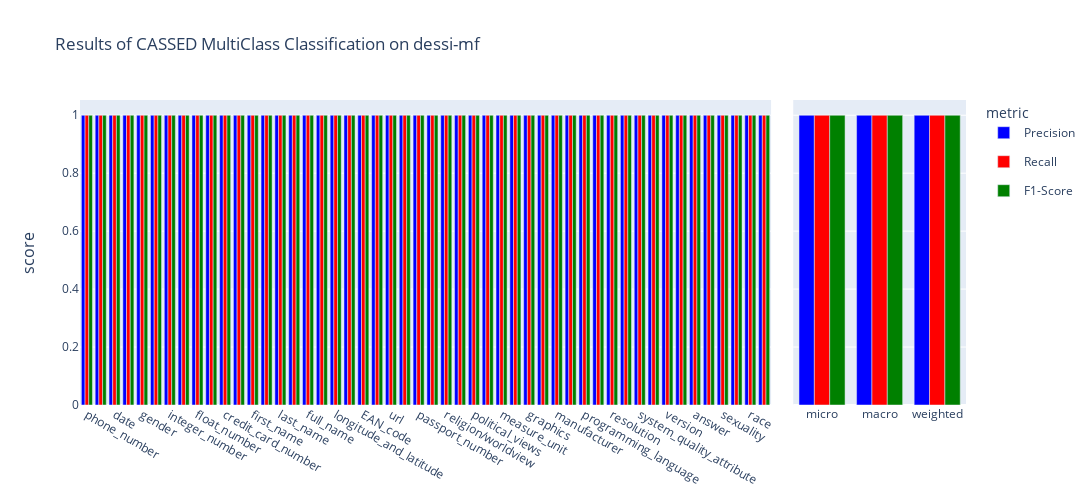

Here is the notebook cell this chart was saved with:
### Code cell
fig = make_subplots(rows=1, cols=2, column_widths=[0.8, 0.2], shared_yaxes=True, y_title="score", horizontal_spacing=0.025, vertical_spacing=0.3)

colors = ["blue",  "red", "green"]

for e, c in enumerate(["Precision", "Recall", "F1-Score"]):
    fig.add_trace(go.Bar(x=results_all_data["Label"].iloc[:-4], y=results_all_data[c].iloc[:-4], legendgroup=c, showlegend=True, 
                        marker_color = colors[e], name=c), row=1, col=1)
    fig.add_trace(go.Bar(x=results_all_data["Label"].iloc[-4:-1], y=results_all_data[c].iloc[-4:-1], legendgroup=c, showlegend=False, 
                        marker_color = colors[e], name=c), row=1, col=2)
fig.update_layout(title="Results of CASSED MultiClass Classification on dessi-mf", barmode='group', width=1200, height=500, legend_title="metric")
fig.show()

### Figure 1 — Plotly figure (JSON) as saved in the notebook; plotly's stock layout.template omitted (floating-point values rounded to 4 significant figures)
{"data": [{"legendgroup": "Precision", "marker": {"color": "blue"}, "name": "Precision", "showlegend": true, "type": "bar", "x": ["phone_number", "national_identification_number", "date", "email", "gender", "company", "integer_number", "color", "float_number", "isbn", "credit_card_number", "full_address", "first_name", "blood_group", "last_name", "job", "full_name", "academic_degree/title", "longitude_and_latitude", "SWIFT/BIC", "EAN_code", "currency", "url", "credit_card_provider", "passport_number", "iban", "religion/worldview", "nationality", "political_views", "language", "measure_unit", "cpu", "graphics", "word", "manufacturer", "phone_model", "programming_language", "city", "resolution", "dish", "system_quality_attribute", "drink", "version", "duration", "answer", "user_agent", "sexuality", "id_card", "race", "gpe"], "xaxis": "x", "y": [1, 1, 1, 1, 1, 1, 1, 1, 1, 1, 1, 1, 1, 1, 1, 1, 1, 1, 1, 1, 1, 1, 1, 1, 1, 1, 1, 1, 1, 1, 1, 1, 1, 1, 1, 1, 1, 1, 1, 1, 1, 1, 1, 1, 1, 1, 1, 1, 1, 1], "yaxis": "y"}, {"legendgroup": "Precision", "marker": {"color": "blue"}, "name": "Precision", "showlegend": false, "type": "bar", "x": ["micro", "macro", "weighted"], "xaxis": "x2", "y": [1, 1, 1], "yaxis": "y2"}, {"legendgroup": "Recall", "marker": {"color": "red"}, "name": "Recall", "showlegend": true, "type": "bar", "x": ["phone_number", "national_identification_number", "date", "email", "gender", "company", "integer_number", "color", "float_number", "isbn", "credit_card_number", "full_address", "first_name", "blood_group", "last_name", "job", "full_name", "academic_degree/title", "longitude_and_latitude", "SWIFT/BIC", "EAN_code", "currency", "url", "credit_card_provider", "passport_number", "iban", "religion/worldview", "nationality", "political_views", "language", "measure_unit", "cpu", "graphics", "word", "manufacturer", "phone_model", "programming_language", "city", "resolution", "dish", "system_quality_attribute", "drink", "version", "duration", "answer", "user_agent", "sexuality", "id_card", "race", "gpe"], "xaxis": "x", "y": [1, 1, 1, 1, 1, 1, 1, 1, 1, 1, 1, 1, 1, 1, 1, 1, 1, 1, 1, 1, 1, 1, 1, 1, 1, 1, 1, 1, 1, 1, 1, 1, 1, 1, 1, 1, 1, 1, 1, 1, 1, 1, 1, 1, 1, 1, 1, 1, 1, 1], "yaxis": "y"}, {"legendgroup": "Recall", "marker": {"color": "red"}, "name": "Recall", "showlegend": false, "type": "bar", "x": ["micro", "macro", "weighted"], "xaxis": "x2", "y": [1, 1, 1], "yaxis": "y2"}, {"legendgroup": "F1-Score", "marker": {"color": "green"}, "name": "F1-Score", "showlegend": true, "type": "bar", "x": ["phone_number", "national_identification_number", "date", "email", "gender", "company", "integer_number", "color", "float_number", "isbn", "credit_card_number", "full_address", "first_name", "blood_group", "last_name", "job", "full_name", "academic_degree/title", "longitude_and_latitude", "SWIFT/BIC", "EAN_code", "currency", "url", "credit_card_provider", "passport_number", "iban", "religion/worldview", "nationality", "political_views", "language", "measure_unit", "cpu", "graphics", "word", "manufacturer", "phone_model", "programming_language", "city", "resolution", "dish", "system_quality_attribute", "drink", "version", "duration", "answer", "user_agent", "sexuality", "id_card", "race", "gpe"], "xaxis": "x", "y": [1, 1, 1, 1, 1, 1, 1, 1, 1, 1, 1, 1, 1, 1, 1, 1, 1, 1, 1, 1, 1, 1, 1, 1, 1, 1, 1, 1, 1, 1, 1, 1, 1, 1, 1, 1, 1, 1, 1, 1, 1, 1, 1, 1, 1, 1, 1, 1, 1, 1], "yaxis": "y"}, {"legendgroup": "F1-Score", "marker": {"color": "green"}, "name": "F1-Score", "showlegend": false, "type": "bar", "x": ["micro", "macro", "weighted"], "xaxis": "x2", "y": [1, 1, 1], "yaxis": "y2"}], "layout": {"annotations": [{"font": {"size": 16}, "showarrow": false, "text": "score", "textangle": -90, "x": 0, "xanchor": "right", "xref": "paper", "xshift": -40, "y": 0.5, "yanchor": "middle", "yref": "paper"}], "barmode": "group", "height": 500, "legend": {"title": {"text": "metric"}}, "title": {"text": "Results of CASSED MultiClass Classification on dessi-mf"}, "width": 1200, "xaxis": {"anchor": "y", "domain": [0, 0.78]}, "xaxis2": {"anchor": "y2", "domain": [0.805, 1]}, "yaxis": {"anchor": "x", "domain": [0, 1]}, "yaxis2": {"anchor": "x2", "domain": [0, 1], "matches": "y", "showticklabels": false}}}
